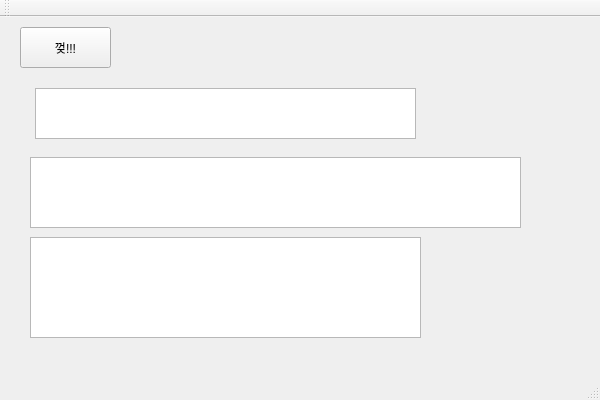
<?xml version="1.0" encoding="UTF-8"?>
<ui version="4.0">
 <class>test1012Class</class>
 <widget class="QMainWindow" name="test1012Class">
  <property name="geometry">
   <rect>
    <x>0</x>
    <y>0</y>
    <width>600</width>
    <height>400</height>
   </rect>
  </property>
  <property name="windowTitle">
   <string>test1012</string>
  </property>
  <widget class="QWidget" name="centralWidget">
   <widget class="QPushButton" name="Button1">
    <property name="geometry">
     <rect>
      <x>20</x>
      <y>10</y>
      <width>91</width>
      <height>41</height>
     </rect>
    </property>
    <property name="text">
     <string>껒!!!</string>
    </property>
   </widget>
   <widget class="QTableWidget" name="tableWidget1">
    <property name="geometry">
     <rect>
      <x>35</x>
      <y>71</y>
      <width>381</width>
      <height>51</height>
     </rect>
    </property>
   </widget>
   <widget class="QTableView" name="tableView1">
    <property name="geometry">
     <rect>
      <x>30</x>
      <y>140</y>
      <width>491</width>
      <height>71</height>
     </rect>
    </property>
   </widget>
   <widget class="QListWidget" name="listWidget1">
    <property name="geometry">
     <rect>
      <x>30</x>
      <y>220</y>
      <width>391</width>
      <height>101</height>
     </rect>
    </property>
   </widget>
  </widget>
  <widget class="QMenuBar" name="menuBar">
   <property name="geometry">
    <rect>
     <x>0</x>
     <y>0</y>
     <width>600</width>
     <height>21</height>
    </rect>
   </property>
  </widget>
  <widget class="QToolBar" name="mainToolBar">
   <attribute name="toolBarArea">
    <enum>TopToolBarArea</enum>
   </attribute>
   <attribute name="toolBarBreak">
    <bool>false</bool>
   </attribute>
  </widget>
  <widget class="QStatusBar" name="statusBar"/>
 </widget>
 <layoutdefault spacing="6" margin="11"/>
 <resources>
  <include location="test1012.qrc"/>
 </resources>
 <connections/>
</ui>
